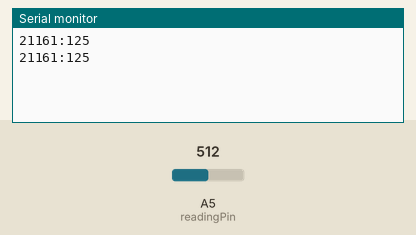
Simulated run of this sketch. Board: Arduino Uno, built with avr-gcc and run on an emulated ATmega328P. Parts: the last lines printed to the serial monitor. The inputs (shaded band) are chosen by the test bench; at power-on: A5 (readingPin) = 512.

Above: at 10.8 s.
10.9 s: A5 (readingPin) set to 716
At 20.7 s:
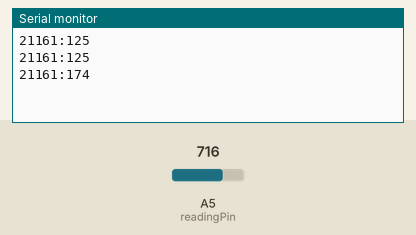
20.9 s: A5 (readingPin) set to 900
At 31.4 s:
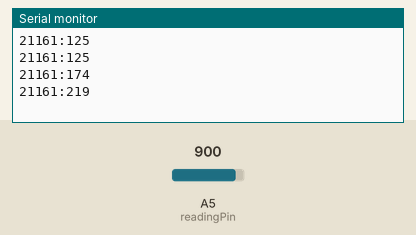
Timing chart, 0 to 32.9 s (numbered marks = the images above; inputs shaded):
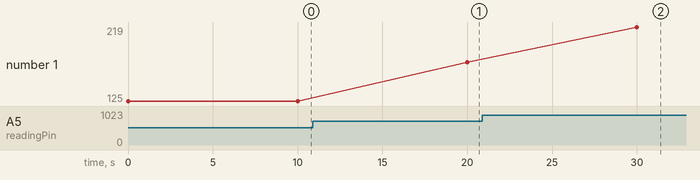

Measured:
- after the input at 10.9 s, the serial monitor: prints a new line after 9.1 s (image 1)
- after the input at 20.9 s, the serial monitor: prints a new line after 9.1 s (image 2)
- plotted number 1: 125 → 174 after the input at 10.9 s, 174 → 219 after the input at 20.9 s

The sketch:

readpin.ino
```cpp
#include  <EEPROM.h>
int readingPin = A5;
int sensorValue = 0;
int idMac = 0;
int address = 100;

void setup() {
  Serial.begin(9600);
  idMac += EEPROM.read(address++)*1000;
  idMac += EEPROM.read(address++)*100;
  idMac += EEPROM.read(address++)*10;
  idMac += EEPROM.read(address);
}

void loop() {
  sensorValue = analogRead(readingPin);
  sensorValue = (5.0 * sensorValue * 50.0) / 1024;
  Serial.print(idMac);
  Serial.print(":");
  Serial.print(sensorValue);
  Serial.print("\n");
  delay(10000);
}
```
